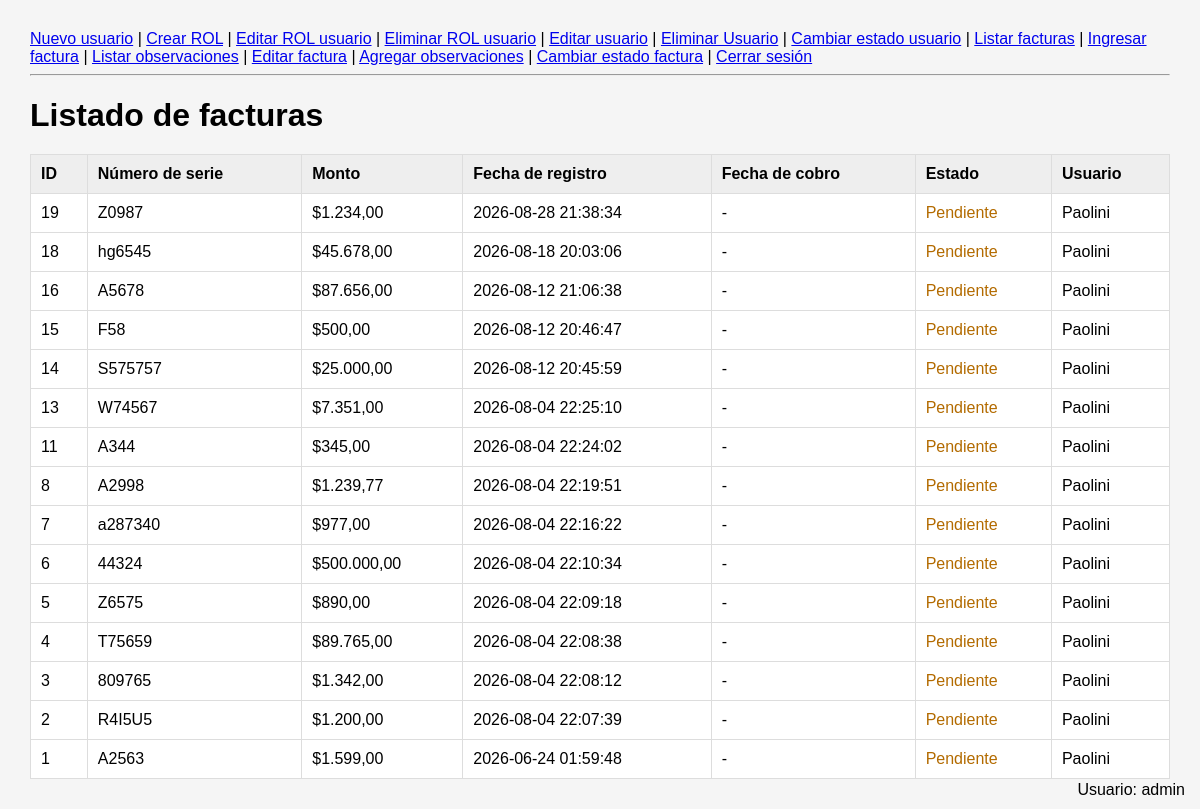
The page /Panaderia/facturas.php (signed in) on the database as committed earlier.
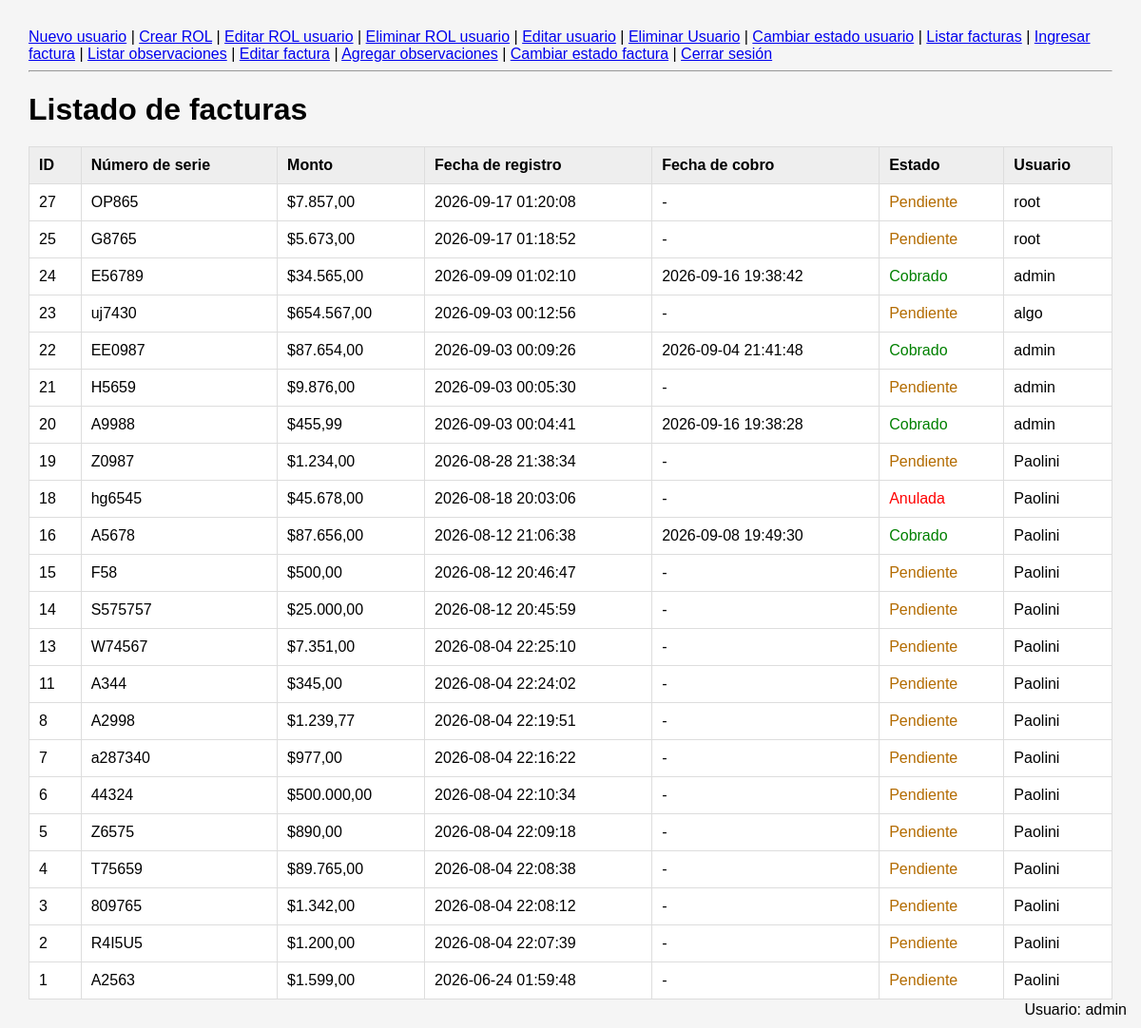
The same page on the database as committed later.
### tables this page shows
CREATE TABLE `usuario` (
  `id` smallint(5) UNSIGNED NOT NULL,
  `usuario` varchar(32) NOT NULL,
  `contrasenia` varchar(255) NOT NULL,
  `activo` tinyint(1) NOT NULL DEFAULT 1,
  `id_ROL` tinyint(3) UNSIGNED NOT NULL
);

CREATE TABLE `factura` (
  `id` int(10) UNSIGNED NOT NULL,
  `numero_serie` varchar(20) NOT NULL,
  `monto` decimal(8,2) NOT NULL,
  `fecha_registro` datetime NOT NULL,
  `fecha_cobro` datetime DEFAULT NULL,
  `estado` enum('Cobrado','Pendiente','Anulada') NOT NULL DEFAULT 'Pendiente',
  `id_usuario_registro` smallint(5) UNSIGNED NOT NULL,
  `id_usuario_asignado` smallint(5) DEFAULT NULL
);

### Panaderia/facturas.php (the view, shortened to what this page needs)
<?php
require_once "conexion.php";
$sql = "SELECT
            factura.id,
            factura.numero_serie,
            factura.monto,
            factura.fecha_registro,
            factura.fecha_cobro,
            factura.estado,
            usuario.usuario AS usuario
        FROM factura
        INNER JOIN usuario
            ON factura.id_USUARIO_registro = usuario.id
        ORDER BY factura.fecha_registro DESC";
$stmt = $conexion->prepare($sql);
$stmt->execute();
$facturas = $stmt->fetchAll(PDO::FETCH_ASSOC);
?>
<!DOCTYPE html>
<html lang="es">
<head>
    <link rel="stylesheet" href="estilo.css">
</head>
<body>
<?php require_once "menu.php"; ?>
<h1>Listado de facturas</h1>
<table>
    <thead>
        <tr>
            <th>ID</th>
            <th>Número de serie</th>
            <th>Monto</th>
            <th>Fecha de registro</th>
            <th>Fecha de cobro</th>
            <th>Estado</th>
            <th>Usuario</th>
        </tr>
    </thead>
    <tbody>
        <?php if (count($facturas) > 0): ?>
            <?php foreach ($facturas as $factura): ?>
                <tr>
                    <td>
                        <?= htmlspecialchars($factura["id"]) ?>
                    </td>
                    <td>
                        <?= htmlspecialchars($factura["numero_serie"]) ?>
                    </td>
                    <td>
                        $<?= number_format($factura["monto"], 2, ',', '.') ?>
                    </td>
                    <td>
                        <?= htmlspecialchars($factura["fecha_registro"]) ?>
                    </td>
                    <td>
                        <?= $factura["fecha_cobro"]
                            ? htmlspecialchars($factura["fecha_cobro"])
                            : "-" ?>
                    </td>
                    <td class="<?= htmlspecialchars($factura["estado"]) ?>">
                        <?= htmlspecialchars($factura["estado"]) ?>
                    </td>
                    <td>
                        <?= htmlspecialchars($factura["usuario"]) ?>
                    </td>
                </tr>
            <?php endforeach; ?>
        <?php endif; ?>
    </tbody>
</table>
</body>
</html>

### Panaderia/menu.php
<nav>
    <a href="crear_usuario.php">Nuevo usuario</a> |
    <a href="crear_rol_usuario.php">Crear ROL</a> |
    <a href="editar_rol_usuario.php">Editar ROL usuario</a> |
    <a href="eliminar_rol.php">Eliminar ROL usuario</a> |
    <a href="editar_usuario.php">Editar usuario</a> |
    <a href="eliminar_usuario.php">Eliminar Usuario</a> |
    <a href="cambiar_estado_usuario.php">Cambiar estado usuario</a> |
    <a href="facturas.php">Listar facturas</a> |
    <a href="agregar_factura.php">Ingresar factura</a> |
    <a href="listar_observaciones.php">Listar observaciones</a> |
    <a href="editar_factura.php">Editar factura</a> |
    <a href="agregar_observaciones.php">Agregar observaciones</a> |
    <a href="cambiar_estado_factura.php">Cambiar estado factura</a> |
    <a href="cerrar_sesion.php">Cerrar sesión</a>
</nav>
<hr>
<?php
require_once "usuario_logueado.php";
?>

### Panaderia/usuario_logueado.php
<?php
if (isset($_SESSION["id_usuario"])) {
    $sqlUsuario = "SELECT usuario
                   FROM usuario
                   WHERE id = ?";
    $stmtUsuario = $conexion->prepare($sqlUsuario);
    $stmtUsuario->execute([$_SESSION["id_usuario"]]);
    $usuarioLogueado = $stmtUsuario->fetch(PDO::FETCH_ASSOC);
    if ($usuarioLogueado) {
        ?>
        <div style="
            position: fixed;
            bottom: 10px;
            right: 15px;
        ">
            Usuario:
            <?= htmlspecialchars($usuarioLogueado["usuario"]) ?>
        </div>
        <?php
    }
}
?>

### Panaderia/estilo.css (style rules this page uses)
body { font-family: Arial, sans-serif; margin: 30px; background: #f5f5f5; }
h1 { margin-bottom: 20px; }
table { width: 100%; border-collapse: collapse; background: white; }
th, td { padding: 10px; border: 1px solid #ddd; text-align: left; }
th { background: #eee; }
.Pendiente { color: #b36b00; }
.Cobrado { color: green; }
.Anulada { color: red; }

Rows that differ between the two databases and show on the page:
added factura: id "27", numero_serie "OP865", monto "7.857,00", fecha_registro "2026-09-17 01:20:08", estado "Pendiente", id_usuario_registro.usuario "root"
added factura: id "25", numero_serie "G8765", monto "5.673,00", fecha_registro "2026-09-17 01:18:52", estado "Pendiente", id_usuario_registro.usuario "root"
added factura: id "24", numero_serie "E56789", monto "34.565,00", fecha_registro "2026-09-09 01:02:10", fecha_cobro "2026-09-16 19:38:42", estado "Cobrado", id_usuario_registro.usuario "admin"
added factura: id "23", numero_serie "uj7430", monto "654.567,00", fecha_registro "2026-09-03 00:12:56", estado "Pendiente", id_usuario_registro.usuario "algo"
added factura: id "22", numero_serie "EE0987", monto "87.654,00", fecha_registro "2026-09-03 00:09:26", fecha_cobro "2026-09-04 21:41:48", estado "Cobrado", id_usuario_registro.usuario "admin"
added factura: id "21", numero_serie "H5659", monto "9.876,00", fecha_registro "2026-09-03 00:05:30", estado "Pendiente", id_usuario_registro.usuario "admin"
added factura: id "20", numero_serie "A9988", monto "455,99", fecha_registro "2026-09-03 00:04:41", fecha_cobro "2026-09-16 19:38:28", estado "Cobrado", id_usuario_registro.usuario "admin"
changed factura "hg6545": estado "Pendiente" → "Anulada"
changed factura id 16: fecha_cobro (not shown) → "2026-09-08 19:49:30"; estado "Pendiente" → "Cobrado"; no longer shows "-"
